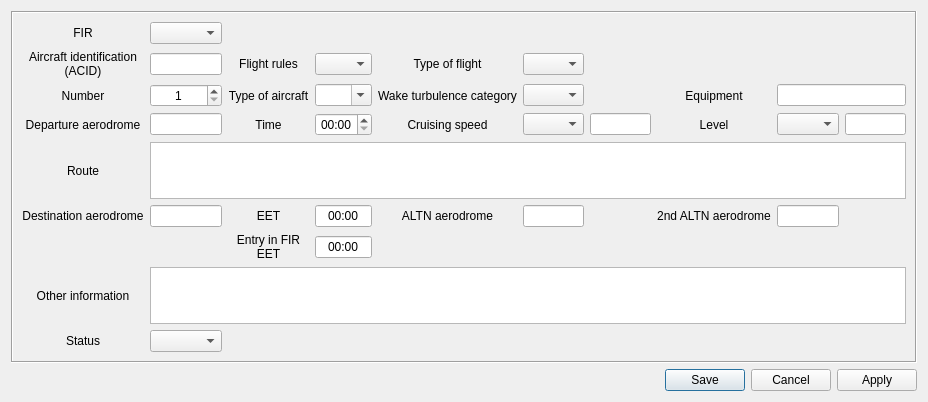
<?xml version="1.0" encoding="UTF-8"?>
<ui version="4.0">
 <class>FplEditor</class>
 <widget class="QDialog" name="FplEditor">
  <property name="windowModality">
   <enum>Qt::WindowModal</enum>
  </property>
  <property name="geometry">
   <rect>
    <x>0</x>
    <y>0</y>
    <width>816</width>
    <height>402</height>
   </rect>
  </property>
  <property name="sizePolicy">
   <sizepolicy hsizetype="Preferred" vsizetype="Minimum">
    <horstretch>0</horstretch>
    <verstretch>0</verstretch>
   </sizepolicy>
  </property>
  <property name="windowTitle">
   <string>Create FPL</string>
  </property>
  <property name="sizeGripEnabled">
   <bool>false</bool>
  </property>
  <property name="modal">
   <bool>false</bool>
  </property>
  <layout class="QVBoxLayout" name="verticalLayout">
   <item>
    <widget class="QFrame" name="frame">
     <property name="sizePolicy">
      <sizepolicy hsizetype="Maximum" vsizetype="Preferred">
       <horstretch>0</horstretch>
       <verstretch>0</verstretch>
      </sizepolicy>
     </property>
     <property name="frameShape">
      <enum>QFrame::Box</enum>
     </property>
     <property name="frameShadow">
      <enum>QFrame::Sunken</enum>
     </property>
     <layout class="QGridLayout" name="gridLayout">
      <item row="0" column="0">
       <widget class="QLabel" name="FirLabel">
        <property name="sizePolicy">
         <sizepolicy hsizetype="Minimum" vsizetype="Minimum">
          <horstretch>0</horstretch>
          <verstretch>0</verstretch>
         </sizepolicy>
        </property>
        <property name="text">
         <string>FIR</string>
        </property>
        <property name="alignment">
         <set>Qt::AlignCenter</set>
        </property>
        <property name="buddy">
         <cstring>FIRCombo</cstring>
        </property>
       </widget>
      </item>
      <item row="0" column="1">
       <widget class="QComboBox" name="FIRCombo">
        <property name="sizePolicy">
         <sizepolicy hsizetype="Minimum" vsizetype="Fixed">
          <horstretch>0</horstretch>
          <verstretch>0</verstretch>
         </sizepolicy>
        </property>
        <property name="toolTip">
         <string>FIR name</string>
        </property>
       </widget>
      </item>
      <item row="1" column="0">
       <widget class="QLabel" name="AcidLabel">
        <property name="enabled">
         <bool>true</bool>
        </property>
        <property name="sizePolicy">
         <sizepolicy hsizetype="Minimum" vsizetype="Minimum">
          <horstretch>0</horstretch>
          <verstretch>0</verstretch>
         </sizepolicy>
        </property>
        <property name="text">
         <string>Aircraft identification (ACID)</string>
        </property>
        <property name="alignment">
         <set>Qt::AlignCenter</set>
        </property>
        <property name="wordWrap">
         <bool>true</bool>
        </property>
        <property name="buddy">
         <cstring>ACIDEdit</cstring>
        </property>
       </widget>
      </item>
      <item row="1" column="1">
       <widget class="QLineEdit" name="ACIDEdit">
        <property name="sizePolicy">
         <sizepolicy hsizetype="Ignored" vsizetype="Fixed">
          <horstretch>0</horstretch>
          <verstretch>0</verstretch>
         </sizepolicy>
        </property>
        <property name="acceptDrops">
         <bool>true</bool>
        </property>
        <property name="toolTip">
         <string>Aircraft Identification (up to 7 letters and digits). Example: ACF402</string>
        </property>
        <property name="maxLength">
         <number>7</number>
        </property>
        <property name="alignment">
         <set>Qt::AlignCenter</set>
        </property>
       </widget>
      </item>
      <item row="1" column="2">
       <widget class="QLabel" name="RulesLabel">
        <property name="enabled">
         <bool>true</bool>
        </property>
        <property name="sizePolicy">
         <sizepolicy hsizetype="Minimum" vsizetype="Minimum">
          <horstretch>0</horstretch>
          <verstretch>0</verstretch>
         </sizepolicy>
        </property>
        <property name="text">
         <string>Flight rules</string>
        </property>
        <property name="alignment">
         <set>Qt::AlignCenter</set>
        </property>
        <property name="wordWrap">
         <bool>true</bool>
        </property>
        <property name="buddy">
         <cstring>RulesCombo</cstring>
        </property>
       </widget>
      </item>
      <item row="1" column="3">
       <widget class="QComboBox" name="RulesCombo">
        <property name="sizePolicy">
         <sizepolicy hsizetype="Ignored" vsizetype="Fixed">
          <horstretch>0</horstretch>
          <verstretch>0</verstretch>
         </sizepolicy>
        </property>
        <property name="toolTip">
         <string>Flight rules (I, V, Y, Z)</string>
        </property>
       </widget>
      </item>
      <item row="1" column="4">
       <widget class="QLabel" name="FlightTypeLabel">
        <property name="enabled">
         <bool>true</bool>
        </property>
        <property name="sizePolicy">
         <sizepolicy hsizetype="Minimum" vsizetype="Minimum">
          <horstretch>0</horstretch>
          <verstretch>0</verstretch>
         </sizepolicy>
        </property>
        <property name="text">
         <string>Type of flight</string>
        </property>
        <property name="alignment">
         <set>Qt::AlignCenter</set>
        </property>
        <property name="wordWrap">
         <bool>true</bool>
        </property>
        <property name="buddy">
         <cstring>FlightTypeCombo</cstring>
        </property>
       </widget>
      </item>
      <item row="1" column="5">
       <widget class="QComboBox" name="FlightTypeCombo">
        <property name="sizePolicy">
         <sizepolicy hsizetype="Ignored" vsizetype="Fixed">
          <horstretch>0</horstretch>
          <verstretch>0</verstretch>
         </sizepolicy>
        </property>
        <property name="toolTip">
         <string>Type of flight (S, N, G, M, X)</string>
        </property>
       </widget>
      </item>
      <item row="2" column="0">
       <widget class="QLabel" name="NumberLabel">
        <property name="sizePolicy">
         <sizepolicy hsizetype="Minimum" vsizetype="Minimum">
          <horstretch>0</horstretch>
          <verstretch>0</verstretch>
         </sizepolicy>
        </property>
        <property name="text">
         <string>Number</string>
        </property>
        <property name="alignment">
         <set>Qt::AlignCenter</set>
        </property>
        <property name="wordWrap">
         <bool>true</bool>
        </property>
        <property name="buddy">
         <cstring>NumberEdit</cstring>
        </property>
       </widget>
      </item>
      <item row="2" column="1">
       <widget class="QSpinBox" name="NumberEdit">
        <property name="sizePolicy">
         <sizepolicy hsizetype="Preferred" vsizetype="Fixed">
          <horstretch>0</horstretch>
          <verstretch>0</verstretch>
         </sizepolicy>
        </property>
        <property name="toolTip">
         <string>Number (from 1 to 99).</string>
        </property>
        <property name="alignment">
         <set>Qt::AlignCenter</set>
        </property>
        <property name="minimum">
         <number>1</number>
        </property>
       </widget>
      </item>
      <item row="2" column="2">
       <widget class="QLabel" name="AirplaneLabel">
        <property name="enabled">
         <bool>true</bool>
        </property>
        <property name="sizePolicy">
         <sizepolicy hsizetype="Minimum" vsizetype="Minimum">
          <horstretch>0</horstretch>
          <verstretch>0</verstretch>
         </sizepolicy>
        </property>
        <property name="text">
         <string>Type of aircraft</string>
        </property>
        <property name="alignment">
         <set>Qt::AlignCenter</set>
        </property>
        <property name="wordWrap">
         <bool>true</bool>
        </property>
        <property name="buddy">
         <cstring>AirplaneCombo</cstring>
        </property>
       </widget>
      </item>
      <item row="2" column="3">
       <widget class="QComboBox" name="AirplaneCombo">
        <property name="sizePolicy">
         <sizepolicy hsizetype="Ignored" vsizetype="Fixed">
          <horstretch>0</horstretch>
          <verstretch>0</verstretch>
         </sizepolicy>
        </property>
        <property name="toolTip">
         <string>Type of aircraft (up to 4 letters and digits). Example:  EA30</string>
        </property>
        <property name="editable">
         <bool>true</bool>
        </property>
        <property name="maxVisibleItems">
         <number>15</number>
        </property>
        <property name="frame">
         <bool>true</bool>
        </property>
       </widget>
      </item>
      <item row="2" column="4">
       <widget class="QLabel" name="TurbulenceLabel">
        <property name="enabled">
         <bool>true</bool>
        </property>
        <property name="sizePolicy">
         <sizepolicy hsizetype="Minimum" vsizetype="Minimum">
          <horstretch>0</horstretch>
          <verstretch>0</verstretch>
         </sizepolicy>
        </property>
        <property name="text">
         <string>Wake turbulence category</string>
        </property>
        <property name="alignment">
         <set>Qt::AlignCenter</set>
        </property>
        <property name="wordWrap">
         <bool>true</bool>
        </property>
        <property name="buddy">
         <cstring>TurbulenceCombo</cstring>
        </property>
       </widget>
      </item>
      <item row="2" column="5">
       <widget class="QComboBox" name="TurbulenceCombo">
        <property name="sizePolicy">
         <sizepolicy hsizetype="Ignored" vsizetype="Fixed">
          <horstretch>0</horstretch>
          <verstretch>0</verstretch>
         </sizepolicy>
        </property>
        <property name="toolTip">
         <string>Wake turbulence category.</string>
        </property>
       </widget>
      </item>
      <item row="2" column="7">
       <widget class="QLabel" name="EquipmentLabel">
        <property name="enabled">
         <bool>true</bool>
        </property>
        <property name="sizePolicy">
         <sizepolicy hsizetype="Minimum" vsizetype="Minimum">
          <horstretch>0</horstretch>
          <verstretch>0</verstretch>
         </sizepolicy>
        </property>
        <property name="text">
         <string>Equipment</string>
        </property>
        <property name="alignment">
         <set>Qt::AlignCenter</set>
        </property>
        <property name="wordWrap">
         <bool>true</bool>
        </property>
        <property name="buddy">
         <cstring>EquipmentEdit</cstring>
        </property>
       </widget>
      </item>
      <item row="2" column="8" colspan="2">
       <widget class="QLineEdit" name="EquipmentEdit">
        <property name="sizePolicy">
         <sizepolicy hsizetype="Ignored" vsizetype="Fixed">
          <horstretch>0</horstretch>
          <verstretch>0</verstretch>
         </sizepolicy>
        </property>
        <property name="toolTip">
         <string>Equipment. Example: S/C</string>
        </property>
        <property name="maxLength">
         <number>222</number>
        </property>
        <property name="alignment">
         <set>Qt::AlignCenter</set>
        </property>
       </widget>
      </item>
      <item row="3" column="0">
       <widget class="QLabel" name="AerodromeDepLabel">
        <property name="enabled">
         <bool>true</bool>
        </property>
        <property name="sizePolicy">
         <sizepolicy hsizetype="Minimum" vsizetype="Minimum">
          <horstretch>0</horstretch>
          <verstretch>0</verstretch>
         </sizepolicy>
        </property>
        <property name="text">
         <string>Departure aerodrome</string>
        </property>
        <property name="alignment">
         <set>Qt::AlignCenter</set>
        </property>
        <property name="wordWrap">
         <bool>true</bool>
        </property>
        <property name="buddy">
         <cstring>AerodromeDepEdit</cstring>
        </property>
       </widget>
      </item>
      <item row="3" column="1">
       <widget class="QLineEdit" name="AerodromeDepEdit">
        <property name="sizePolicy">
         <sizepolicy hsizetype="Ignored" vsizetype="Fixed">
          <horstretch>0</horstretch>
          <verstretch>0</verstretch>
         </sizepolicy>
        </property>
        <property name="toolTip">
         <string>Departure aerodrome (up to 4 letters and digits). Example: EHAM</string>
        </property>
        <property name="maxLength">
         <number>4</number>
        </property>
        <property name="alignment">
         <set>Qt::AlignCenter</set>
        </property>
       </widget>
      </item>
      <item row="3" column="2">
       <widget class="QLabel" name="TimeDepLabel">
        <property name="enabled">
         <bool>true</bool>
        </property>
        <property name="sizePolicy">
         <sizepolicy hsizetype="Minimum" vsizetype="Minimum">
          <horstretch>0</horstretch>
          <verstretch>0</verstretch>
         </sizepolicy>
        </property>
        <property name="text">
         <string>Time</string>
        </property>
        <property name="alignment">
         <set>Qt::AlignCenter</set>
        </property>
        <property name="wordWrap">
         <bool>true</bool>
        </property>
        <property name="buddy">
         <cstring>TimeDepEdit</cstring>
        </property>
       </widget>
      </item>
      <item row="3" column="3">
       <widget class="QTimeEdit" name="TimeDepEdit">
        <property name="sizePolicy">
         <sizepolicy hsizetype="MinimumExpanding" vsizetype="Fixed">
          <horstretch>0</horstretch>
          <verstretch>0</verstretch>
         </sizepolicy>
        </property>
        <property name="toolTip">
         <string>Time (in HH:MM).</string>
        </property>
        <property name="alignment">
         <set>Qt::AlignCenter</set>
        </property>
        <property name="displayFormat">
         <string>HH:mm</string>
        </property>
       </widget>
      </item>
      <item row="3" column="4">
       <widget class="QLabel" name="SpeedLabel">
        <property name="enabled">
         <bool>true</bool>
        </property>
        <property name="sizePolicy">
         <sizepolicy hsizetype="Minimum" vsizetype="Minimum">
          <horstretch>0</horstretch>
          <verstretch>0</verstretch>
         </sizepolicy>
        </property>
        <property name="text">
         <string>Cruising speed</string>
        </property>
        <property name="alignment">
         <set>Qt::AlignCenter</set>
        </property>
        <property name="wordWrap">
         <bool>true</bool>
        </property>
        <property name="buddy">
         <cstring>SpeedCombo</cstring>
        </property>
       </widget>
      </item>
      <item row="3" column="5">
       <widget class="QComboBox" name="SpeedCombo">
        <property name="sizePolicy">
         <sizepolicy hsizetype="Ignored" vsizetype="Fixed">
          <horstretch>0</horstretch>
          <verstretch>0</verstretch>
         </sizepolicy>
        </property>
        <property name="toolTip">
         <string>Speed type (K, M, N)</string>
        </property>
       </widget>
      </item>
      <item row="3" column="6">
       <widget class="QLineEdit" name="SpeedEdit">
        <property name="sizePolicy">
         <sizepolicy hsizetype="Maximum" vsizetype="Fixed">
          <horstretch>0</horstretch>
          <verstretch>0</verstretch>
         </sizepolicy>
        </property>
        <property name="minimumSize">
         <size>
          <width>61</width>
          <height>20</height>
         </size>
        </property>
        <property name="toolTip">
         <string>Cruising speed (up to 4 digits). Example: 0830, 0485, 082</string>
        </property>
        <property name="maxLength">
         <number>4</number>
        </property>
        <property name="frame">
         <bool>true</bool>
        </property>
        <property name="alignment">
         <set>Qt::AlignCenter</set>
        </property>
       </widget>
      </item>
      <item row="3" column="7">
       <widget class="QLabel" name="LevelLabel">
        <property name="enabled">
         <bool>true</bool>
        </property>
        <property name="sizePolicy">
         <sizepolicy hsizetype="Minimum" vsizetype="Minimum">
          <horstretch>0</horstretch>
          <verstretch>0</verstretch>
         </sizepolicy>
        </property>
        <property name="text">
         <string>Level</string>
        </property>
        <property name="alignment">
         <set>Qt::AlignCenter</set>
        </property>
        <property name="wordWrap">
         <bool>true</bool>
        </property>
        <property name="buddy">
         <cstring>LevelCombo</cstring>
        </property>
       </widget>
      </item>
      <item row="3" column="8">
       <widget class="QComboBox" name="LevelCombo">
        <property name="sizePolicy">
         <sizepolicy hsizetype="Ignored" vsizetype="Fixed">
          <horstretch>0</horstretch>
          <verstretch>0</verstretch>
         </sizepolicy>
        </property>
        <property name="toolTip">
         <string>Level type (A, F, M, S)</string>
        </property>
       </widget>
      </item>
      <item row="3" column="9">
       <widget class="QLineEdit" name="LevelEdit">
        <property name="enabled">
         <bool>true</bool>
        </property>
        <property name="sizePolicy">
         <sizepolicy hsizetype="Preferred" vsizetype="Fixed">
          <horstretch>0</horstretch>
          <verstretch>0</verstretch>
         </sizepolicy>
        </property>
        <property name="minimumSize">
         <size>
          <width>61</width>
          <height>20</height>
         </size>
        </property>
        <property name="toolTip">
         <string>Level (up to 4 letters or digits). Example: 085, 1130, 045, 0840, VFR</string>
        </property>
        <property name="maxLength">
         <number>4</number>
        </property>
        <property name="alignment">
         <set>Qt::AlignCenter</set>
        </property>
       </widget>
      </item>
      <item row="4" column="0">
       <widget class="QLabel" name="RouteLabel">
        <property name="enabled">
         <bool>true</bool>
        </property>
        <property name="sizePolicy">
         <sizepolicy hsizetype="Minimum" vsizetype="Minimum">
          <horstretch>0</horstretch>
          <verstretch>0</verstretch>
         </sizepolicy>
        </property>
        <property name="text">
         <string>Route</string>
        </property>
        <property name="alignment">
         <set>Qt::AlignCenter</set>
        </property>
        <property name="buddy">
         <cstring>RouteEdit</cstring>
        </property>
       </widget>
      </item>
      <item row="4" column="1" colspan="9">
       <widget class="CustomTextEdit" name="RouteEdit">
        <property name="sizePolicy">
         <sizepolicy hsizetype="Preferred" vsizetype="Ignored">
          <horstretch>0</horstretch>
          <verstretch>0</verstretch>
         </sizepolicy>
        </property>
        <property name="minimumSize">
         <size>
          <width>0</width>
          <height>42</height>
         </size>
        </property>
        <property name="toolTip">
         <string>Route.  Example: LEK2B LEK UAS XMM/MO78 F330 UA6 PON URION CHW UA5 ...</string>
        </property>
        <property name="tabChangesFocus">
         <bool>true</bool>
        </property>
        <property name="acceptRichText">
         <bool>false</bool>
        </property>
       </widget>
      </item>
      <item row="6" column="0">
       <widget class="QLabel" name="AerodromeDestLabel">
        <property name="enabled">
         <bool>true</bool>
        </property>
        <property name="sizePolicy">
         <sizepolicy hsizetype="Minimum" vsizetype="Minimum">
          <horstretch>0</horstretch>
          <verstretch>0</verstretch>
         </sizepolicy>
        </property>
        <property name="text">
         <string>Destination aerodrome</string>
        </property>
        <property name="alignment">
         <set>Qt::AlignCenter</set>
        </property>
        <property name="wordWrap">
         <bool>true</bool>
        </property>
        <property name="buddy">
         <cstring>AerodromeDestEdit</cstring>
        </property>
       </widget>
      </item>
      <item row="6" column="1">
       <widget class="QLineEdit" name="AerodromeDestEdit">
        <property name="sizePolicy">
         <sizepolicy hsizetype="Ignored" vsizetype="Fixed">
          <horstretch>0</horstretch>
          <verstretch>0</verstretch>
         </sizepolicy>
        </property>
        <property name="toolTip">
         <string>Destination aerodrome (up to 4 letters and digits). Example: LPPT</string>
        </property>
        <property name="maxLength">
         <number>4</number>
        </property>
        <property name="alignment">
         <set>Qt::AlignCenter</set>
        </property>
       </widget>
      </item>
      <item row="6" column="4">
       <widget class="QLabel" name="AltnLabel">
        <property name="enabled">
         <bool>true</bool>
        </property>
        <property name="sizePolicy">
         <sizepolicy hsizetype="Minimum" vsizetype="Minimum">
          <horstretch>0</horstretch>
          <verstretch>0</verstretch>
         </sizepolicy>
        </property>
        <property name="text">
         <string>ALTN aerodrome</string>
        </property>
        <property name="alignment">
         <set>Qt::AlignCenter</set>
        </property>
        <property name="wordWrap">
         <bool>true</bool>
        </property>
        <property name="buddy">
         <cstring>ALTNEdit</cstring>
        </property>
       </widget>
      </item>
      <item row="6" column="5">
       <widget class="QLineEdit" name="ALTNEdit">
        <property name="sizePolicy">
         <sizepolicy hsizetype="Maximum" vsizetype="Fixed">
          <horstretch>0</horstretch>
          <verstretch>0</verstretch>
         </sizepolicy>
        </property>
        <property name="minimumSize">
         <size>
          <width>61</width>
          <height>20</height>
         </size>
        </property>
        <property name="toolTip">
         <string>Alternate aerodrome (optional, up to 4 letters and digits). Example: LPPR</string>
        </property>
        <property name="maxLength">
         <number>4</number>
        </property>
        <property name="alignment">
         <set>Qt::AlignCenter</set>
        </property>
       </widget>
      </item>
      <item row="6" column="7">
       <widget class="QLabel" name="Altn2Label">
        <property name="enabled">
         <bool>true</bool>
        </property>
        <property name="sizePolicy">
         <sizepolicy hsizetype="Minimum" vsizetype="Minimum">
          <horstretch>0</horstretch>
          <verstretch>0</verstretch>
         </sizepolicy>
        </property>
        <property name="text">
         <string>2nd ALTN aerodrome</string>
        </property>
        <property name="alignment">
         <set>Qt::AlignCenter</set>
        </property>
        <property name="wordWrap">
         <bool>true</bool>
        </property>
        <property name="buddy">
         <cstring>ALTN2Edit</cstring>
        </property>
       </widget>
      </item>
      <item row="6" column="8">
       <widget class="QLineEdit" name="ALTN2Edit">
        <property name="sizePolicy">
         <sizepolicy hsizetype="Maximum" vsizetype="Fixed">
          <horstretch>0</horstretch>
          <verstretch>0</verstretch>
         </sizepolicy>
        </property>
        <property name="minimumSize">
         <size>
          <width>62</width>
          <height>20</height>
         </size>
        </property>
        <property name="toolTip">
         <string>2nd alternate aerodrome (optional, up to 4 letters and digits).</string>
        </property>
        <property name="maxLength">
         <number>4</number>
        </property>
        <property name="alignment">
         <set>Qt::AlignCenter</set>
        </property>
       </widget>
      </item>
      <item row="8" column="0">
       <widget class="QLabel" name="OtherLabel">
        <property name="enabled">
         <bool>true</bool>
        </property>
        <property name="sizePolicy">
         <sizepolicy hsizetype="Minimum" vsizetype="Preferred">
          <horstretch>0</horstretch>
          <verstretch>0</verstretch>
         </sizepolicy>
        </property>
        <property name="text">
         <string>Other information</string>
        </property>
        <property name="alignment">
         <set>Qt::AlignCenter</set>
        </property>
        <property name="wordWrap">
         <bool>true</bool>
        </property>
        <property name="buddy">
         <cstring>OtherEdit</cstring>
        </property>
       </widget>
      </item>
      <item row="8" column="1" colspan="9">
       <widget class="CustomTextEdit" name="OtherEdit">
        <property name="enabled">
         <bool>true</bool>
        </property>
        <property name="sizePolicy">
         <sizepolicy hsizetype="Preferred" vsizetype="Ignored">
          <horstretch>0</horstretch>
          <verstretch>0</verstretch>
         </sizepolicy>
        </property>
        <property name="minimumSize">
         <size>
          <width>0</width>
          <height>42</height>
         </size>
        </property>
        <property name="toolTip">
         <string>Other information.</string>
        </property>
        <property name="tabChangesFocus">
         <bool>true</bool>
        </property>
        <property name="acceptRichText">
         <bool>false</bool>
        </property>
       </widget>
      </item>
      <item row="9" column="0">
       <widget class="QLabel" name="label">
        <property name="text">
         <string>Status</string>
        </property>
        <property name="alignment">
         <set>Qt::AlignCenter</set>
        </property>
       </widget>
      </item>
      <item row="9" column="1">
       <widget class="QComboBox" name="status"/>
      </item>
      <item row="7" column="2">
       <widget class="QLabel" name="label_26">
        <property name="enabled">
         <bool>true</bool>
        </property>
        <property name="sizePolicy">
         <sizepolicy hsizetype="Preferred" vsizetype="Minimum">
          <horstretch>0</horstretch>
          <verstretch>0</verstretch>
         </sizepolicy>
        </property>
        <property name="text">
         <string>Entry in FIR EET</string>
        </property>
        <property name="alignment">
         <set>Qt::AlignCenter</set>
        </property>
        <property name="wordWrap">
         <bool>true</bool>
        </property>
        <property name="buddy">
         <cstring>entryFIREET</cstring>
        </property>
       </widget>
      </item>
      <item row="6" column="2">
       <widget class="QLabel" name="label_2">
        <property name="sizePolicy">
         <sizepolicy hsizetype="Preferred" vsizetype="Fixed">
          <horstretch>0</horstretch>
          <verstretch>0</verstretch>
         </sizepolicy>
        </property>
        <property name="text">
         <string>EET</string>
        </property>
        <property name="alignment">
         <set>Qt::AlignCenter</set>
        </property>
        <property name="wordWrap">
         <bool>true</bool>
        </property>
        <property name="buddy">
         <cstring>EET</cstring>
        </property>
       </widget>
      </item>
      <item row="7" column="3">
       <widget class="QLineEdit" name="entryFIREET">
        <property name="sizePolicy">
         <sizepolicy hsizetype="Maximum" vsizetype="Fixed">
          <horstretch>0</horstretch>
          <verstretch>0</verstretch>
         </sizepolicy>
        </property>
        <property name="maximumSize">
         <size>
          <width>60</width>
          <height>16777215</height>
         </size>
        </property>
        <property name="inputMask">
         <string>00:00;_</string>
        </property>
        <property name="text">
         <string>00:00</string>
        </property>
        <property name="cursorPosition">
         <number>5</number>
        </property>
        <property name="alignment">
         <set>Qt::AlignCenter</set>
        </property>
        <property name="dragEnabled">
         <bool>false</bool>
        </property>
       </widget>
      </item>
      <item row="6" column="3">
       <widget class="QLineEdit" name="EET">
        <property name="sizePolicy">
         <sizepolicy hsizetype="Maximum" vsizetype="Fixed">
          <horstretch>0</horstretch>
          <verstretch>0</verstretch>
         </sizepolicy>
        </property>
        <property name="maximumSize">
         <size>
          <width>60</width>
          <height>16777215</height>
         </size>
        </property>
        <property name="inputMask">
         <string>00:00;_</string>
        </property>
        <property name="text">
         <string>00:00</string>
        </property>
        <property name="alignment">
         <set>Qt::AlignCenter</set>
        </property>
       </widget>
      </item>
     </layout>
    </widget>
   </item>
   <item>
    <widget class="QDialogButtonBox" name="buttonBox">
     <property name="sizePolicy">
      <sizepolicy hsizetype="Minimum" vsizetype="Fixed">
       <horstretch>0</horstretch>
       <verstretch>0</verstretch>
      </sizepolicy>
     </property>
     <property name="orientation">
      <enum>Qt::Horizontal</enum>
     </property>
     <property name="standardButtons">
      <set>QDialogButtonBox::Apply|QDialogButtonBox::Cancel|QDialogButtonBox::Save</set>
     </property>
     <property name="centerButtons">
      <bool>false</bool>
     </property>
    </widget>
   </item>
  </layout>
 </widget>
 <customwidgets>
  <customwidget>
   <class>CustomTextEdit</class>
   <extends>QTextEdit</extends>
   <header>customtextedit.h</header>
  </customwidget>
 </customwidgets>
 <tabstops>
  <tabstop>FIRCombo</tabstop>
  <tabstop>ACIDEdit</tabstop>
  <tabstop>RulesCombo</tabstop>
  <tabstop>FlightTypeCombo</tabstop>
  <tabstop>NumberEdit</tabstop>
  <tabstop>AirplaneCombo</tabstop>
  <tabstop>TurbulenceCombo</tabstop>
  <tabstop>EquipmentEdit</tabstop>
  <tabstop>AerodromeDepEdit</tabstop>
  <tabstop>TimeDepEdit</tabstop>
  <tabstop>SpeedCombo</tabstop>
  <tabstop>SpeedEdit</tabstop>
  <tabstop>LevelCombo</tabstop>
  <tabstop>LevelEdit</tabstop>
  <tabstop>RouteEdit</tabstop>
  <tabstop>AerodromeDestEdit</tabstop>
  <tabstop>ALTNEdit</tabstop>
  <tabstop>ALTN2Edit</tabstop>
  <tabstop>OtherEdit</tabstop>
  <tabstop>buttonBox</tabstop>
 </tabstops>
 <resources/>
 <connections>
  <connection>
   <sender>buttonBox</sender>
   <signal>rejected()</signal>
   <receiver>FplEditor</receiver>
   <slot>reject()</slot>
   <hints>
    <hint type="sourcelabel">
     <x>400</x>
     <y>392</y>
    </hint>
    <hint type="destinationlabel">
     <x>286</x>
     <y>274</y>
    </hint>
   </hints>
  </connection>
  <connection>
   <sender>RouteEdit</sender>
   <signal>textChanged()</signal>
   <receiver>FplEditor</receiver>
   <slot>onTextChanged()</slot>
   <hints>
    <hint type="sourcelabel">
     <x>337</x>
     <y>168</y>
    </hint>
    <hint type="destinationlabel">
     <x>4</x>
     <y>167</y>
    </hint>
   </hints>
  </connection>
  <connection>
   <sender>OtherEdit</sender>
   <signal>textChanged()</signal>
   <receiver>FplEditor</receiver>
   <slot>onTextChanged()</slot>
   <hints>
    <hint type="sourcelabel">
     <x>405</x>
     <y>353</y>
    </hint>
    <hint type="destinationlabel">
     <x>4</x>
     <y>283</y>
    </hint>
   </hints>
  </connection>
 </connections>
 <slots>
  <slot>OnButtonBox(QAbstractButton*)</slot>
  <slot>save()</slot>
  <slot>cancel()</slot>
  <slot>onTextChanged()</slot>
 </slots>
</ui>
